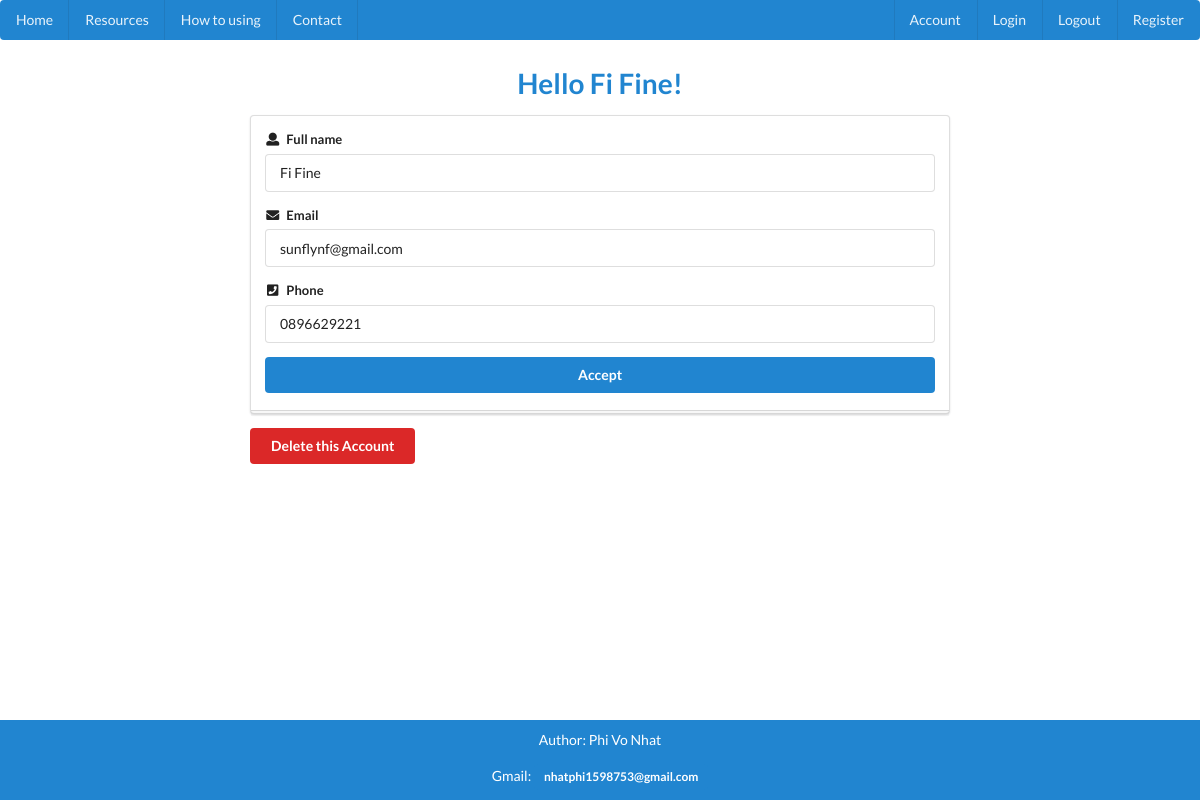
Before: /user (signed in) with the older database file.
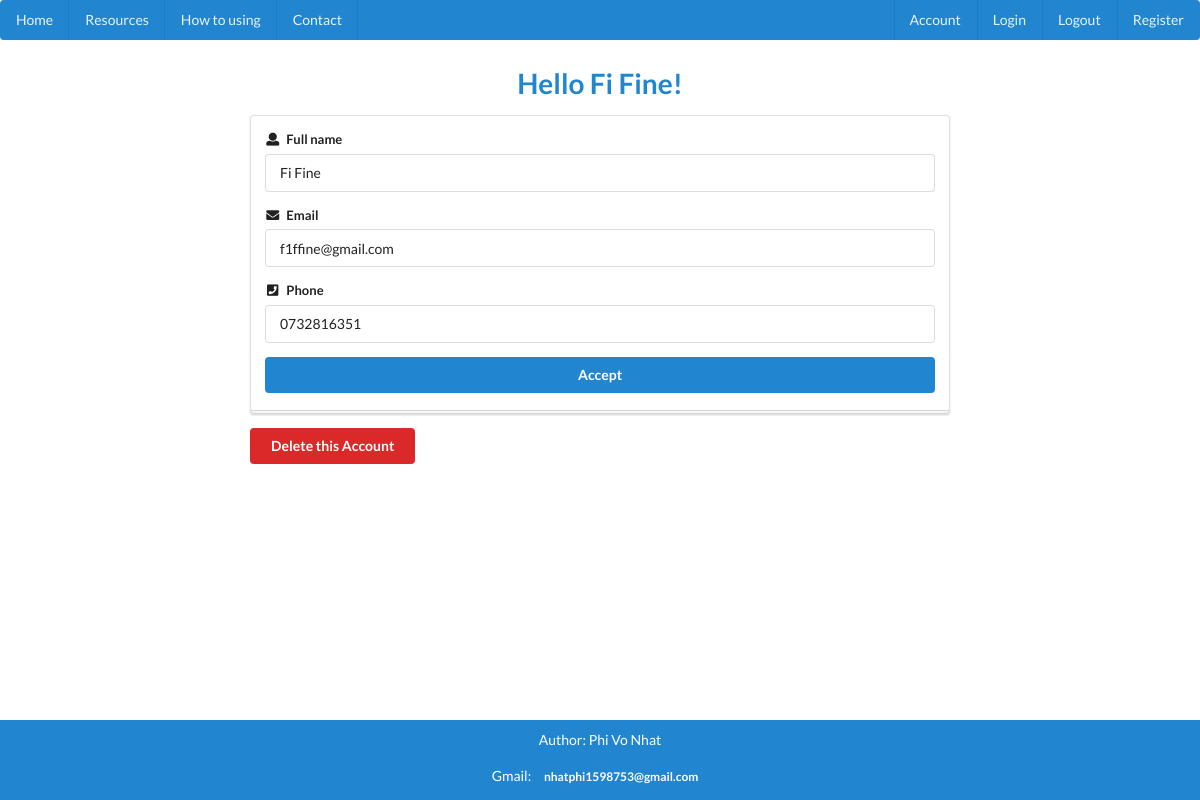
After: the same page with the newer database file.
### app.py (models this page shows, shortened)
class User(db.Model):
    id = db.Column(db.Integer, primary_key=True)
    name = db.Column(db.String(255), unique=False, nullable=False)
    email = db.Column(db.String(255), unique=True, nullable=False)
    phone = db.Column(db.String(12), unique=False, nullable=False)
    username = db.Column(db.String(30), unique=True, nullable=False)
    password = db.Column(db.String(30), unique=False, nullable=False)
    job = db.relationship('Job', backref='person', lazy=True)

### app.py (the view, shortened to what this page needs)
@app.route('/user', methods=['GET', 'POST'])
def user_page():
    if 'username' in session:
        if session['username'] == 'admin':
            return redirect(url_for('admin_page'))
        username = session['username']
        user = User.query.filter_by(username=username).first()
        return render_template('user.html', user=user)
    else:
        flash('You need to login first!', 'info')
    return redirect(url_for('login'))

### templates/user.html (shortened to what this page needs)
{% extends 'base.html' %}
{% block body %}
    <h1 class="ui blue center aligned header">Hello {{ user.name }}!</h1>
    <div class="ui main text container">
        <form class="ui width form" method="post">
            <div class="ui stacked segment">
                <div class="field">
                    <label><i class="user icon"></i> Full name</label>
                    <input type="text" name="fullname" value="{{ user.name }}" required>
                </div>
                <div class="field">
                    <label><i class="envelope icon"></i> Email</label>
                    <input type="email" name="email" value="{{ user.email }}" required>
                </div>
                <div class="field">
                    <label><i class="phone square icon"></i> Phone</label>
                    <input type="number" onKeyPress="if(this.value.length==10) return false;" name="phone" value="{{ user.phone }}" required>
                </div>
                <button class="fluid ui blue button" type="submit">Accept</button>
            </div>
            <a class="negative ui button" href="/delete">Delete this Account</a>
        </form>
    </div>
{% endblock %}

### templates/base.html (shortened to what this page needs)
<!DOCTYPE html>
<html lang="en">
<head>
    <link rel="stylesheet" type="text/css" href="https://cdn.jsdelivr.net/npm/semantic-ui@2.4.2/dist/semantic.min.css">
</head>
<body>
    {% include '_header.html' %}
    {% block body %}
    {% endblock %}
    <div class="sub_fixed sub_footer"><div>
    {% include '_footer.html' %}
</body>
</html>

### templates/_header.html
<div class="ui inverted blue menu">
    <a href="/" class="item">Home</a>
    <a href="/resources" class="item">Resources</a>
    <a href="/how_to_use" class="item">How to using</a>
    <a href="/contact" class="item" target="_blank">Contact</a>
    <div class="right menu">
        <a href="/user" class="item">Account</a>
        <a href="/login" class="item">Login</a>
        <a href="/logout" class="item">Logout</a>
        <a href="/register" class="item">Register</a>
    </div>
</div>

### templates/_footer.html
<div class="footer">
    <p>Author: Phi Vo Nhat</p>
    <p>Gmail: <a href="mailto:nhatphi1598753@gmail.com" class="ui blue label">nhatphi1598753@gmail.com</a></p>
</div>

### templates/base.html (style rules this page uses)
.footer { padding: 10px; position: fixed; left: 0; bottom: 0; width: 100%; background-color: #2185d0; color: white; text-align: center; }
.sub_fixed { display: block; width: 100%; }
.sub_footer { height: 80px; }

Changed rows visible on the page:
changed User "Fi Fine": email "sunflynf@gmail.com" → "f1ffine@gmail.com"; phone "0896629221" → "0732816351"
